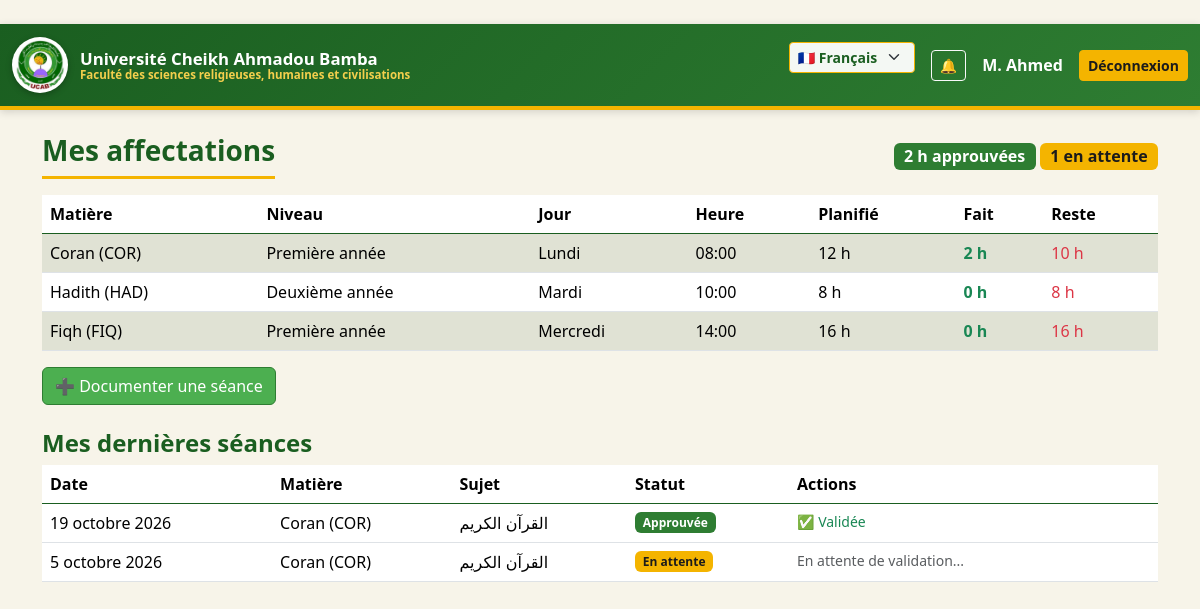
The app's page /teacher/ (signed in) with its own data.
### accounts/models.py (models this page shows, shortened)
class User(AbstractUser):
    class Role(models.TextChoices):
        TEACHER    = "teacher",    _("Enseignant")
        SECRETARY  = "secretary",  _("Secrétaire")
        DIRECTOR   = "director",   _("Directeur des études")
        DEAN       = "dean",       _("Doyen")
        ACCOUNTANT = "accountant", _("Comptable")
    role = models.CharField(_("Rôle"), max_length=20,
                            choices=Role.choices, default=Role.TEACHER)
    display_name_fr = models.CharField(_("Nom en français"), max_length=150, blank=True)
    display_name_ar = models.CharField(_("الاسم بالعربية"), max_length=150, blank=True)
    class Meta:
        verbose_name = _("Utilisateur")
        verbose_name_plural = _("Utilisateurs")
    def __str__(self):
        return self.display_name_fr or self.get_full_name() or self.username
    @property
    def is_teacher(self):    return self.role == self.Role.TEACHER

### academics/models.py (models this page shows, shortened)
class TeachingAssignment(models.Model):
    class Weekday(models.IntegerChoices):
        MONDAY    = 0, _("Lundi")
        TUESDAY   = 1, _("Mardi")
        WEDNESDAY = 2, _("Mercredi")
        THURSDAY  = 3, _("Jeudi")
        FRIDAY    = 4, _("Vendredi")
        SATURDAY  = 5, _("Samedi")
    teacher = models.ForeignKey(
        settings.AUTH_USER_MODEL, on_delete=models.PROTECT,
        limit_choices_to={"role": "teacher"},
        related_name="assignments", verbose_name=_("Enseignant"),
    )
    subject = models.ForeignKey(Subject, on_delete=models.PROTECT, verbose_name=_("Matière"))
    level   = models.ForeignKey(Level,   on_delete=models.PROTECT, verbose_name=_("Niveau"))
    weekday = models.PositiveSmallIntegerField(_("Jour"), choices=Weekday.choices)
    start_time = models.TimeField(_("Heure de début"))
    duration_hours = models.PositiveSmallIntegerField(_("Durée (heures)"), default=2)
    planned_sessions = models.PositiveIntegerField(
        _("Nombre de séances prévues"), default=0,
        help_text=_("Nombre total de séances prévues pour cette matière."),
    )
    created_by = models.ForeignKey(
        settings.AUTH_USER_MODEL, on_delete=models.SET_NULL,
        null=True, blank=True, related_name="created_assignments",
        verbose_name=_("Créé par"),
    )
    created_at = models.DateTimeField(auto_now_add=True)
    class Meta:
        verbose_name = _("Affectation")
        verbose_name_plural = _("Affectations")
        constraints = [
            models.UniqueConstraint(
                fields=["teacher", "subject", "level", "weekday", "start_time"],
                name="uniq_assignment_slot",
            )
        ]
    @property
    def planned_hours(self):
        return self.planned_sessions * self.duration_hours
    @property
    def completed_sessions(self):
        return self.sessions.filter(status=Session.Status.APPROVED).count()
    @property
    def completed_hours(self):
        return self.completed_sessions * self.duration_hours
    @property
    def remaining_hours(self):
        return max(0, self.planned_hours - self.completed_hours)

class Subject(models.Model):
    name_fr = models.CharField(_("Nom (français)"), max_length=150)
    name_ar = models.CharField(_("الاسم بالعربية"), max_length=150)
    code    = models.CharField(_("Code"), max_length=20, unique=True)
    class Meta:
        verbose_name = _("Matière")
        verbose_name_plural = _("Matières")
    def __str__(self):
        return f"{self.name_fr} ({self.code})"

class Level(models.Model):
    name_fr = models.CharField(_("Nom (français)"), max_length=100, unique=True)
    name_ar = models.CharField(_("الاسم بالعربية"), max_length=100, unique=True)
    order   = models.PositiveIntegerField(_("Ordre"), default=0)
    class Meta:
        ordering = ["order", "name_fr"]
        verbose_name = _("Niveau")
        verbose_name_plural = _("Niveaux")
    def __str__(self):
        return self.name_fr

class Session(models.Model):
    class Status(models.TextChoices):
        DRAFT     = "draft",     _("Brouillon")
        SUBMITTED = "submitted", _("En attente de validation")
        APPROVED  = "approved",  _("Approuvée")
        REJECTED  = "rejected",  _("Rejetée")
    assignment = models.ForeignKey(
        TeachingAssignment, on_delete=models.PROTECT,
        related_name="sessions", verbose_name=_("Affectation"),
    )
    date  = models.DateField(_("Date de la séance"), default=timezone.localdate)
    topic = models.CharField(_("Sujet étudié"), max_length=255)
    notes = models.TextField(_("Remarques"), blank=True)
    teacher = models.ForeignKey(settings.AUTH_USER_MODEL, on_delete=models.PROTECT,
                                related_name="sessions")
    subject = models.ForeignKey(Subject, on_delete=models.PROTECT, related_name="sessions")
    level   = models.ForeignKey(Level,   on_delete=models.PROTECT, related_name="sessions")
    weekday = models.PositiveSmallIntegerField(_("Jour"))
    start_time = models.TimeField(_("Heure de début"))
    duration_hours = models.PositiveSmallIntegerField(_("Heures"), default=2)
    status = models.CharField(
        _("Statut"), max_length=20,
        choices=Status.choices, default=Status.DRAFT,
    )
    submitted_at = models.DateTimeField(_("Envoyée à"), null=True, blank=True)
    reviewed_at  = models.DateTimeField(_("Révisée à"), null=True, blank=True)
    reviewed_by  = models.ForeignKey(
        settings.AUTH_USER_MODEL, on_delete=models.SET_NULL,
        null=True, blank=True, related_name="reviewed_sessions",
        verbose_name=_("Révisée par"),
    )
    rejection_reason = models.TextField(_("Motif de rejet"), blank=True)
    created_at = models.DateTimeField(auto_now_add=True)
    updated_at = models.DateTimeField(auto_now=True)
    last_edited_by = models.ForeignKey(
        settings.AUTH_USER_MODEL, on_delete=models.SET_NULL,
        null=True, blank=True, related_name="edited_sessions",
        verbose_name=_("Dernière modification par"),
    )
    locked_at  = models.DateTimeField(_("Verrouillé à"), null=True, blank=True)
    class Meta:
        ordering = ["-date", "-start_time"]
        verbose_name = _("Séance")
        verbose_name_plural = _("Séances")
        indexes = [
            models.Index(fields=["teacher", "date"]),
            models.Index(fields=["level", "date"]),
            models.Index(fields=["status"]),
        ]

### academics/views.py (the view)
# urls.py: path("teacher/", views.teacher_dashboard, name="teacher_dashboard"),
@login_required
def teacher_dashboard(request):
    _require_teacher(request.user)
    assignments = (TeachingAssignment.objects
                   .filter(teacher=request.user)
                   .select_related("subject", "level"))
    all_sessions_qs = Session.objects.filter(teacher=request.user)
    pending = all_sessions_qs.filter(status=Session.Status.SUBMITTED).count()
    total_hours = (all_sessions_qs
                   .filter(status=Session.Status.APPROVED)
                   .aggregate(t=Sum("duration_hours"))["t"] or 0)
    sessions = (all_sessions_qs
                .select_related("subject", "level")
                .order_by("-date", "-start_time")[:30])
    return render(request, "academics/teacher_dashboard.html", {
        "assignments": assignments,
        "sessions": sessions,
        "total_hours": total_hours,
        "pending": pending,
    })

### academics/context_processors.py (called while the page is built)
def unread_notifications(request):
    if not request.user.is_authenticated:
        return {"unread_count": 0, "recent_notifications": []}
    qs = Notification.objects.filter(recipient=request.user, is_read=False)
    return {
        "unread_count": qs.count(),
        "recent_notifications": qs[:5],
    }

### academics/views.py (called while the page is built)
def _require_teacher(u):
    if not (u.is_authenticated and (u.is_teacher or u.is_admin_user)):
        raise PermissionDenied(_("Page réservée aux enseignants."))

### templates/academics/teacher_dashboard.html (shortened to what this page needs)
﻿{% extends "base.html" %}
{% load i18n %}
{% block content %}
<div class="d-flex justify-content-between align-items-center mb-3">
  <h3 class="mb-0">{% trans "Mes affectations" %}</h3>
  <div>
    <span class="badge bg-success fs-6">{{ total_hours }} h {% trans "approuvées" %}</span>
    {% if pending %}<span class="badge bg-warning text-dark fs-6">{{ pending }} {% trans "en attente" %}</span>{% endif %}
  </div>
</div>
<table class="table table-striped">
  <thead><tr>
    <th>{% trans "Matière" %}</th><th>{% trans "Niveau" %}</th>
    <th>{% trans "Jour" %}</th><th>{% trans "Heure" %}</th>
    <th>{% trans "Planifié" %}</th><th>{% trans "Fait" %}</th><th>{% trans "Reste" %}</th>
  </tr></thead>
  <tbody>
    {% for a in assignments %}
      <tr>
        <td>{{ a.subject }}</td><td>{{ a.level }}</td>
        <td>{{ a.get_weekday_display }}</td><td>{{ a.start_time }}</td>
        <td>{{ a.planned_hours }} h</td>
        <td class="text-success fw-bold">{{ a.completed_hours }} h</td>
        <td class="text-danger">{{ a.remaining_hours }} h</td>
      </tr>
    {% empty %}
      <tr><td colspan="7">{% trans "Aucune affectation." %}</td></tr>
    {% endfor %}
  </tbody>
</table>
<a href="{% url 'academics:teacher_session_create' %}" class="btn btn-success mb-4">
  ➕ {% trans "Documenter une séance" %}
</a>
<h4>{% trans "Mes dernières séances" %}</h4>
<table class="table">
  <thead><tr>
    <th>{% trans "Date" %}</th><th>{% trans "Matière" %}</th><th>{% trans "Sujet" %}</th>
    <th>{% trans "Statut" %}</th><th style="min-width:220px">{% trans "Actions" %}</th>
  </tr></thead>
  <tbody>
    {% for s in sessions %}
      <tr>
        <td>{{ s.date }}</td><td>{{ s.subject }}</td><td>{{ s.topic }}</td>
        <td>
          {% if s.status == "draft" %}<span class="badge bg-secondary">{% trans "Brouillon" %}</span>
          {% elif s.status == "submitted" %}<span class="badge bg-warning text-dark">{% trans "En attente" %}</span>
          {% elif s.status == "approved" %}<span class="badge bg-success">{% trans "Approuvée" %}</span>
          {% elif s.status == "rejected" %}<span class="badge bg-danger">{% trans "Rejetée" %}</span>
          {% endif %}
        </td>
        <td>
          {% if s.status == "draft" or s.status == "rejected" %}
            <a class="btn btn-sm btn-primary" href="{% url 'academics:teacher_session_edit' s.pk %}">
              ✏️ {% trans "Modifier" %}
            </a>
            <form method="post" action="{% url 'academics:teacher_session_submit' s.pk %}" class="d-inline">
              {% csrf_token %}
              <button class="btn btn-sm btn-success">
                📤 {% trans "Envoyer" %}
              </button>
            </form>
          {% elif s.status == "submitted" %}
            <span class="text-muted small">{% trans "En attente de validation..." %}</span>
          {% elif s.status == "approved" %}
            <span class="text-success small">✅ {% trans "Validée" %}</span>
          {% endif %}
        </td>
      </tr>
    {% empty %}
      <tr><td colspan="5">{% trans "Aucune séance." %}</td></tr>
    {% endfor %}
  </tbody>
</table>
{% endblock %}

### templates/base.html (shortened to what this page needs)
{% load i18n static %}
{% get_current_language as LANG %}
<!doctype html>
<html lang="{{ LANG }}" dir="{% if LANG == 'ar' %}rtl{% else %}ltr{% endif %}">
<head>
  {% if LANG == 'ar' %}
    <link href="https://cdn.jsdelivr.net/npm/bootstrap@5.3.3/dist/css/bootstrap.rtl.min.css" rel="stylesheet">
  {% else %}
    <link href="https://cdn.jsdelivr.net/npm/bootstrap@5.3.3/dist/css/bootstrap.min.css" rel="stylesheet">
  {% endif %}
  <link href="{% static 'css/style.css' %}" rel="stylesheet">
</head>
<body>
<nav class="navbar navbar-expand-lg navbar-ucab mb-4">
  <div class="container-fluid">
    <a class="navbar-brand" href="{% url 'academics:dashboard' %}">
      <img src="{% static 'img/logo.png' %}" alt="UCAB">
      <div class="brand-text">
        <span class="uni-name">{% trans "Université Cheikh Ahmadou Bamba" %}</span>
        <span class="fac-name">{% trans "Faculté des sciences religieuses, humaines et civilisations" %}</span>
      </div>
    </a>
    <div class="ms-auto d-flex align-items-center gap-3">
      <form action="{% url 'set_language' %}" method="post" class="lang-switcher">
        <select name="language" class="form-select form-select-sm" onchange="this.form.submit()">
          <option value="fr" {% if LANG == 'fr' %}selected{% endif %}>🇫🇷 Français</option>
        </select>
      </form>
      {% if user.is_authenticated %}
        <a href="{% url 'academics:notifications_list' %}" class="btn btn-sm btn-outline-light position-relative">
          🔔
        </a>
        <span class="text-white fw-semibold">{{ user }}</span>
        <a class="btn btn-sm btn-warning" href="{% url 'accounts:logout' %}">
          {% trans "Déconnexion" %}
        </a>
      {% endif %}
    </div>
  </div>
</nav>
<div class="container">
  {% block content %}{% endblock %}
</div>
</body>
</html>

### static/css/style.css (style rules this page uses)
:root { --ucab-green-dark: #1a5e20; --ucab-green: #2e7d32; --ucab-green-light: #4caf50; --ucab-gold: #f4b400; --ucab-gold-light: #ffd54f; --ucab-purple: #7b3fa0; --ucab-cream: #f7f4e9; --ucab-dark-text: #1b1b1b; }
body { background-color: var(--ucab-cream); color: var(--ucab-dark-text); padding-bottom: 40px; font-family: "Segoe UI", "Tahoma", "Amiri", sans-serif; }
.navbar-ucab { background: linear-gradient(135deg, var(--ucab-green-dark) 0%, var(--ucab-green) 100%) !important; border-bottom: 4px solid var(--ucab-gold); box-shadow: 0 2px 8px rgba(0,0,0,0.15); }
.navbar-ucab .navbar-brand { color: #fff !important; font-weight: 600; display: flex; align-items: center; gap: 12px; }
.navbar-ucab .navbar-brand img { height: 56px; width: 56px; border-radius: 50%; background: #fff; padding: 3px; box-shadow: 0 2px 6px rgba(0,0,0,0.25); }
.navbar-ucab .brand-text { display: flex; flex-direction: column; line-height: 1.15; }
.navbar-ucab .brand-text .uni-name { font-size: 1.05rem; font-weight: 700; color: #fff; }
.navbar-ucab .brand-text .fac-name { font-size: 0.72rem; color: var(--ucab-gold-light); opacity: 0.95; }
.btn-success { background-color: var(--ucab-green-light) !important; border-color: var(--ucab-green) !important; }
.btn-warning { background-color: var(--ucab-gold) !important; border-color: var(--ucab-gold) !important; color: #1b1b1b !important; font-weight: 600; }
.table thead { background-color: var(--ucab-green-dark); color: #fff; }
.table thead th { border-color: var(--ucab-green-dark); font-weight: 600; }
.table-striped > tbody > tr:nth-of-type(odd) > * { background-color: rgba(46, 125, 50, 0.05); }
h3, h4, h5 { color: var(--ucab-green-dark); font-weight: 700; }
h3 { border-bottom: 3px solid var(--ucab-gold); padding-bottom: 8px; margin-bottom: 20px; }
.badge.bg-success { background-color: var(--ucab-green) !important; }
.badge.bg-warning { background-color: var(--ucab-gold) !important; color: #1b1b1b !important; }
.lang-switcher .form-select { background-color: rgba(255,255,255,0.95); border: 1px solid var(--ucab-gold); color: var(--ucab-green-dark); font-weight: 600; }

### records on screen
User: display_name_fr "M. Ahmed"
TeachingAssignment: subject "Coran (COR)", level "Première année", weekday "Lundi", start_time "08:00", planned_hours "12", completed_hours "2", remaining_hours "10"
TeachingAssignment: subject "Hadith (HAD)", level "Deuxième année", weekday "Mardi", start_time "10:00", planned_hours "8", completed_hours "0", remaining_hours "8"
TeachingAssignment: subject "Fiqh (FIQ)", level "Première année", weekday "Mercredi", start_time "14:00", planned_hours "16", completed_hours "0", remaining_hours "16"
Session: date "19 octobre 2026", subject "Coran (COR)", topic "القرآن الكريم"
Session: date "5 octobre 2026", subject "Coran (COR)", topic "القرآن الكريم"

### other values on screen
{{ total_hours }} "2"
{{ pending }} "1"
